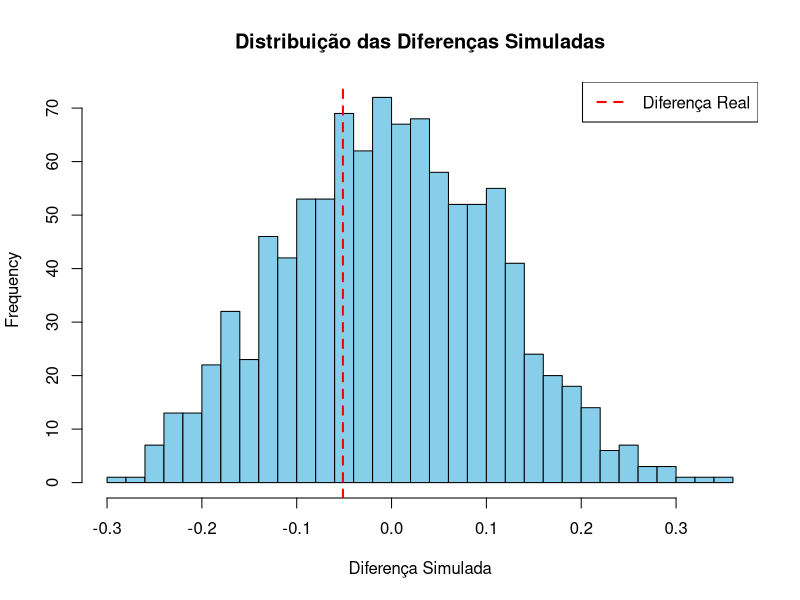

The R source for this figure: (Note: this script raises an error after producing the figure.)
gpa <-
  structure(list(gpa = c(3.8900000000000001, 3.8999999999999999, 
                         3.75, 3.6000000000000001, 4, 3.1499999999999999, 3.25, 3.9249999999999998, 
                         3.4279999999999999, 3.7999999999999998, 3.8999999999999999, 2.8999999999999999, 
                         3.9249999999999998, 3.6499999999999999, 3.75, 4.6699999999999999, 
                         3.1000000000000001, 3.7999999999999998, 3.3999999999999999, 3.5750000000000002, 
                         3.8500000000000001, 3.3999999999999999, 3.5, 3.6000000000000001, 
                         3.8250000000000002, 3.9249999999999998, 4, 3.4249999999999998, 
                         3.75, 3.1499999999999999, 3.3999999999999999, 3.7000000000000002, 
                         3.3599999999999999, 3.7000000000000002, 3.7000000000000002, 3.6000000000000001, 
                         3.8250000000000002, 3.2000000000000002, 3.5, 3.5, 3, 3.98, 3.7000000000000002, 
                         3.8100000000000001, 4, 3.1000000000000001, 3.3999999999999999, 
                         3.5, 3.6499999999999999, 3.7000000000000002, 3.1000000000000001, 
                         4, 3.3500000000000001, 3.5409999999999999, 2.8999999999999999
  ), studyweek = c(50L, 15L, 15L, 10L, 25L, 20L, 15L, 10L, 12L, 
                   2L, 10L, 30L, 30L, 21L, 10L, 14L, 12L, 12L, 4L, 45L, 6L, 10L, 
                   12L, 13L, 35L, 10L, 40L, 14L, 30L, 8L, 8L, 20L, 40L, 15L, 25L, 
                   10L, 18L, 15L, 30L, 11L, 28L, 4L, 4L, 25L, 42L, 3L, 42L, 25L, 
                   20L, 7L, 6L, 20L, 45L, 30L, 20L), sleepnight = c(6, 6, 7, 6, 
                                                                    7, 7, 6, 8, 8, 8, 8, 6, 7, 9, 8.5, 6.5, 7.5, 8, 9, 6.5, 7, 7, 
                                                                    8, 6, 8, 8, 8, 9, 6, 6, 6.5, 7, 7, 7, 5, 7, 7, 6, 8, 7, 6, 7, 
                                                                    5, 7.5, 5, 7, 9, 8, 6, 8, 8, 7, 6, 7.5, 6), out = c(3, 1, 1, 
                                                                                                                        4, 3, 3, 1, 3, 2, 4, 1, 2, 2, 3, 3.5, 3, 3.5, 1, 3, 1.5, 2.5, 
                                                                                                                        3, 2, 3.5, 4, 3, 3, 3, 0, 0, 2, 1, 1, 1.5, 1, 2, 1.5, 1, 3, 1.5, 
                                                                                                                        1.5, 1.5, 1, 2.5, 1, 2, 2, 2, 2, 2, 1, 3, 2, 1.5, 3), gender = structure(c(1L, 
                                                                                                                                                                                                   1L, 1L, 2L, 1L, 2L, 1L, 1L, 1L, 2L, 1L, 1L, 1L, 1L, 1L, 2L, 2L, 
                                                                                                                                                                                                   1L, 1L, 1L, 1L, 1L, 2L, 1L, 1L, 1L, 1L, 1L, 1L, 1L, 1L, 1L, 1L, 
                                                                                                                                                                                                   2L, 1L, 1L, 1L, 1L, 2L, 1L, 1L, 1L, 2L, 1L, 1L, 2L, 2L, 2L, 1L, 
                                                                                                                                                                                                   1L, 1L, 1L, 1L, 1L, 1L), .Label = c("female", "male"), class = "factor")), row.names = c(NA, 
                                                                                                                                                                                                                                                                                            -55L), class = c("tbl_df", "tbl", "data.frame"))


randomization_test <- function(data, var_response, var_group, n_sim = 1000) {
  # Calcular a diferença real das médias entre os grupos
  real_diff <- diff(tapply(data[[var_response]], data[[var_group]], mean))
  
  # Criar as diferenças simuladas por randomização
  randomized_diffs <- replicate(n_sim, {
    shuffled_group <- sample(data[[var_group]])  # Embaralhar os rótulos do grupo
    diff(tapply(data[[var_response]], shuffled_group, mean))
  })
  
  # Calcular o p-valor
  p_value <- mean(abs(randomized_diffs) >= abs(real_diff))
  
  return(list(real_diff = real_diff, p_value = p_value, randomized_diffs = randomized_diffs))
}

# Aplicar o teste aos dados (comparando gpa entre gêneros)
result_randomization <- randomization_test(gpa, var_response = "gpa", var_group = "gender", n_sim = 1000)

# Exibir os resultados
cat("Diferença real entre as médias:", result_randomization$real_diff, "\n")
cat("p-valor do Teste de Randomização:", result_randomization$p_value, "\n")

hist(result_randomization$randomized_diffs, main = "Distribuição das Diferenças Simuladas",
     xlab = "Diferença Simulada", breaks = 30, col = "skyblue")
abline(v = result_randomization$real_diff, col = "red", lwd = 2, lty = 2)
legend("topright", legend = c("Diferença Real"), col = c("red"), lty = 2, lwd = 2)

ggplot(gpa, aes(x = gender, y = gpa, fill = gender)) +
  geom_boxplot(alpha = 0.7) +
  labs(title = "Distribuição de GPA por Gênero", x = "Gênero", y = "GPA") +
  theme_minimal()
